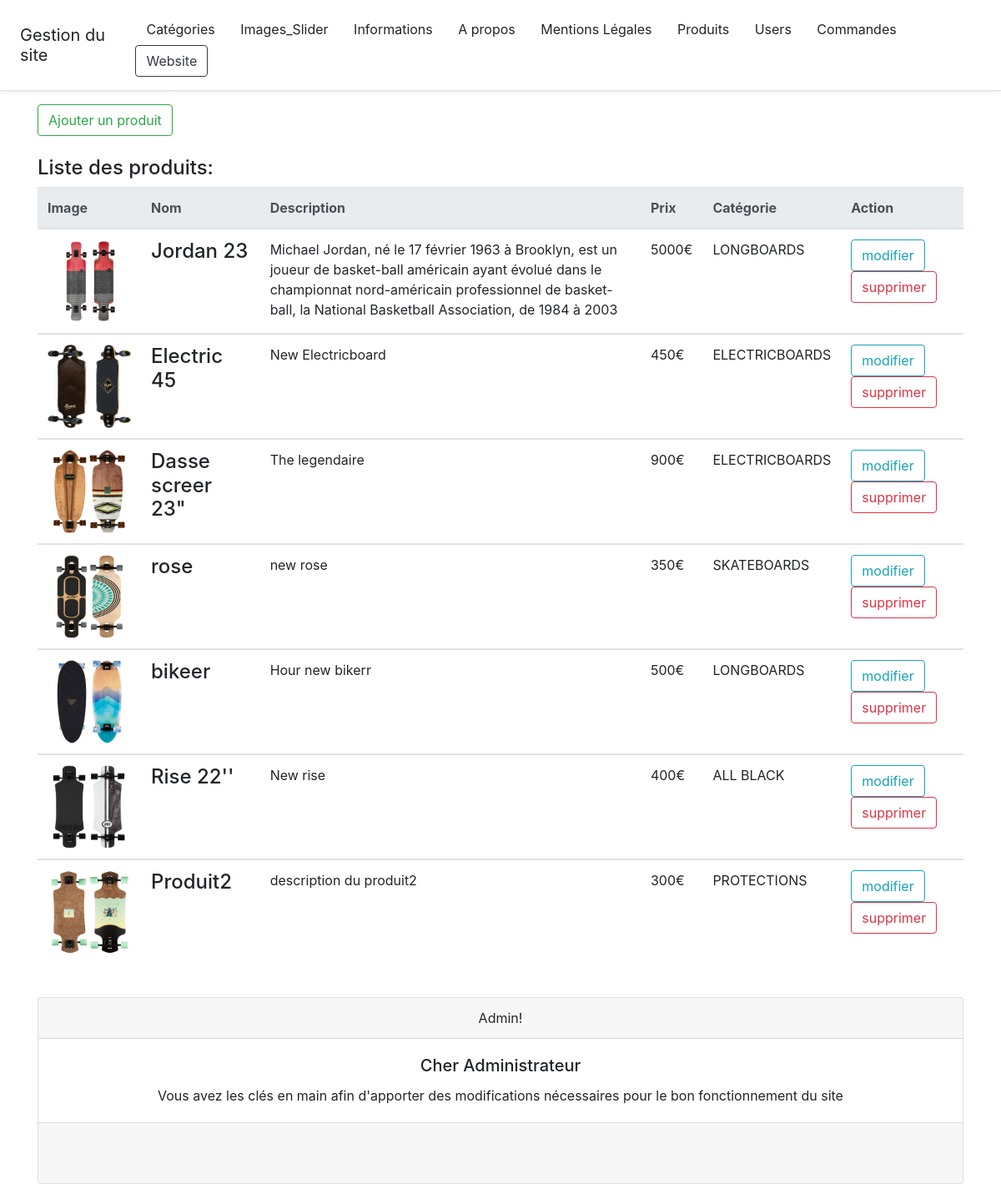
Page /administrateur/index.php?controller=products&action=list (signed in) on the committed database.
### tables this page shows
CREATE TABLE `products` (
  `id` int(11) NOT NULL,
  `name` varchar(100) NOT NULL,
  `description` text NOT NULL,
  `price` int(11) NOT NULL,
  `quantity` int(11) NOT NULL,
  `published` tinyint(1) NOT NULL DEFAULT '1',
  `image` varchar(255) DEFAULT NULL,
  `category_id` int(11) NOT NULL
);

CREATE TABLE `categorys` (
  `id` int(11) NOT NULL,
  `name` varchar(255) NOT NULL,
  `description` text NOT NULL,
  `image` text
);

### administrateur/models/Product.php (called while the page is built, shortened)
<?php
function getAllProducts()
{
    $db = dbConnect();
    $query = $db->query('SELECT * FROM products ORDER BY ID DESC');
    $products = $query->fetchAll();
    return $products;
}

### administrateur/models/Category.php (called while the page is built, shortened)
<?php
function getCategory($id)
{
    $db = dbConnect();
    $query = $db->prepare("SELECT * FROM categorys WHERE id = ?");
    $query->execute([
        $id
    ]);
    $result = $query->fetch();
    return $result;
}

### administrateur/views/productList.php (the view, shortened to what this page needs)
<?php require ('partials/header.php'); ?>
<a class="btn btn-outline-success" href="index.php?controller=products&action=new">Ajouter un produit</a>
<br>
<br>
<h4>Liste des produits:</h4>
<table class="table">
    <thead class="thead-light">
    <tr>
        <th scope="col">Image</th>
        <th scope="col">Nom</th>
        <th scope="col">Description</th>
        <th scope="col">Prix</th>
        <th scope="col">Catégorie</th>
        <th scope="col">Action</th>
    </tr>
    </thead>
    <?php foreach($products as $product): ?>
    <tbody>
            <tr>
            <th><img src="../assets/images/product/<?= ($product['image']) ?>" alt="images" width="100px" height="100px"></th>
                <td> <h4><?=  htmlspecialchars($product['name']) ?></h4></td>
                <td><?=  htmlspecialchars($product['description']) ?></td>
                <td><?=  htmlspecialchars($product['price']) ?>€</td>
                <td><?php $category = getCategory($product['category_id']);echo $category['name'] ?></td>
                <td>
                    <a class="btn btn-outline-info" href="index.php?controller=products&action=editProduct&id=<?= $product['id'] ?>">modifier</a>
                    <a class="btn btn-outline-danger" href="index.php?controller=products&action=delProduct&id=<?= $product['id'] ?>"> supprimer</a>
                </td>
            </tr>
    </tbody>
    <?php endforeach; ?>
</table>
<?php require ('partials/footer.php'); ?>

### rows in the picture
products: image (picture), name "Jordan 23", description "Michael Jordan, né le 17 février 1963 à Brooklyn, est un joueur de basket-ball américain ayant évolué dans le championnat nord-américain professionnel de basket-ball, la National Basketball Association, de 1984 à 2003", price "5000", category.name "LONGBOARDS"
products: image (picture), name "Electric 45", description "New Electricboard", price "450", category.name "ELECTRICBOARDS"
products: image (picture), name "Dasse screer 23\"", description "The legendaire", price "900", category.name "ELECTRICBOARDS"
products: image (picture), name "rose", description "new rose", price "350", category.name "SKATEBOARDS"
products: image (picture), name "bikeer", description "Hour new bikerr", price "500", category.name "LONGBOARDS"
products: image (picture), name "Rise 22''", description "New rise", price "400", category.name "ALL BLACK"
products: image (picture), name "Produit2", description "description du produit2", price "300", category.name "PROTECTIONS"
